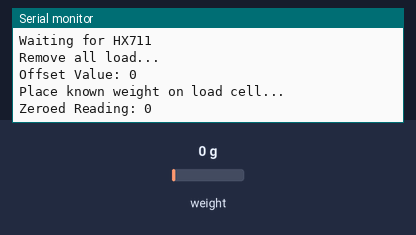
Recording of a sketch running on a simulated Arduino Uno, built with avr-gcc and run on an emulated ATmega328P. Shown: the last lines printed to the serial monitor. Inputs (shaded band) come from the test bench; at power-on: weight on the scale 0 g.

Above: at 7.2 s.
7.3 s: weight on the scale set to 100 g
At 8.6 s:
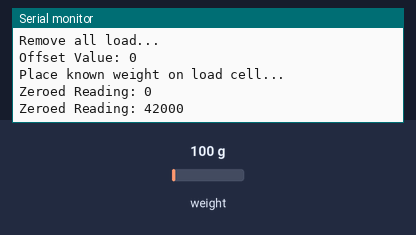
8.8 s: weight on the scale set to 1250 g
At 10.1 s:
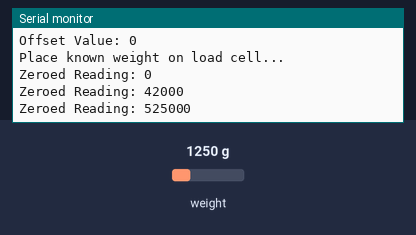
Timing chart, 0 to 11.8 s (numbered marks = the images above; inputs shaded):
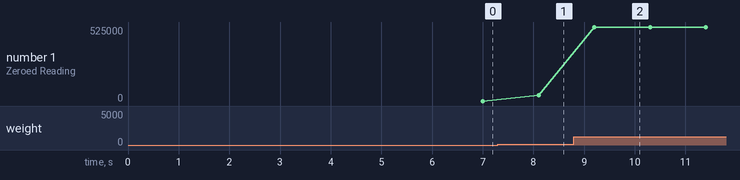

Measured:
- after the input at 7.3 s, the serial monitor: prints a new line after 0.80 s (image 1)
- after the input at 8.8 s, the serial monitor: prints a new line after 0.40 s (image 2)
- plotted number 1: 0 → 42000 after the input at 7.3 s, 42000 → 525000 after the input at 8.8 s

The sketch:

LoadCell_Calibration.ino
```cpp
#include "HX711.h"

#define DAT 3
#define CLK 2

HX711 scale;

long offset = 0;

void setup() {
  Serial.begin(9600);
  scale.begin(DAT, CLK);

  Serial.println("Waiting for HX711");

  while(!scale.is_ready()) {
    delay(10);
  }

  delay(1000);
  Serial.println("Remove all load...");
  delay(3000);

  offset = scale.read_average(20); // manual tare
  Serial.print("Offset Value: ");
  Serial.println(offset);

  Serial.println("Place known weight on load cell...");
}

// Loop is to determine the calibration factor of the load cell
// THIS IS EXPERIMENTALLY DRIVEN
void loop() {
  long raw = scale.read_average(10);
  long corrected = raw-offset;

  Serial.print("Zeroed Reading: ");
  Serial.println(corrected);

  delay(100);
}
```
